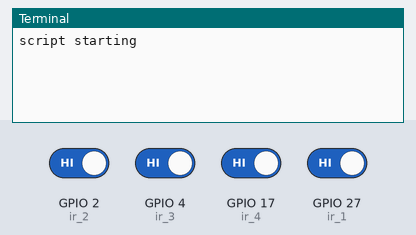
Simulated run of this program. Board: Raspberry Pi (BCM pin numbers). Parts: the last lines printed to the terminal. The test bench sets the inputs (shaded band); at power-on: GPIO 2 (ir_2), GPIO 4 (ir_3), GPIO 17 (ir_4), GPIO 27 (ir_1) HIGH.

Above: at 1.2 s.
1.3 s: GPIO 2 (ir_2) driven LOW
At 1.9 s:
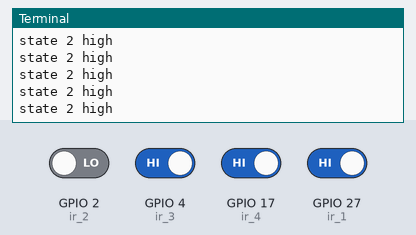
2.8 s: GPIO 4 (ir_3) driven LOW
At 3.4 s:
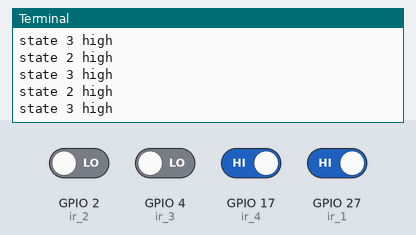
4.3 s: GPIO 17 (ir_4) driven LOW
5.8 s: GPIO 27 (ir_1) driven LOW
Timing chart, 0 to 6.2 s (numbered marks = the images above; inputs shaded):
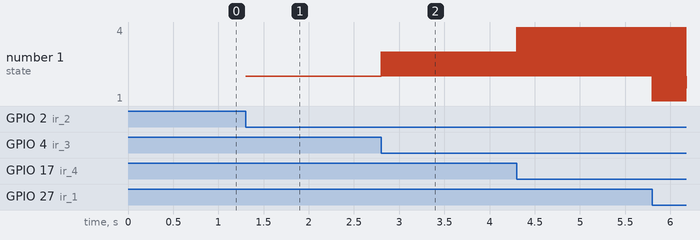

Measured:
- after the input at 1.3 s, the terminal: prints a new line at once (image 1)
- after the input at 2.8 s, the terminal: prints a new line at once (image 2)
- plotted number 1: 2 → 3 after the input at 2.8 s, 3 → 4 after the input at 4.3 s, 4 → 1 after the input at 5.8 s

The program:

ir_test.py
```python
import RPi.GPIO as GPIO

#  This allows us use the numbers printed on the board to refrence the pin to be used.
GPIO.setmode(GPIO.BCM)

# GPIO pin setup
GPIO.setwarnings(False)


#  Initializing IR sensors one and two
GPIO.setmode(GPIO.BCM)

ir_2, ir_1, ir_3, ir_4 = 2, 27, 4, 17

GPIO.setup(ir_1, GPIO.IN)
GPIO.setup(ir_2, GPIO.IN)
GPIO.setup(ir_3, GPIO.IN)
GPIO.setup(ir_4, GPIO.IN)


print("script starting")

while True:
	state1= GPIO.input(ir_1)
	state2 = GPIO.input(ir_2)
	state3 = GPIO.input(ir_3)
	state4 = GPIO.input(ir_4)

	if state1 == 0:
		print("state 1 high")

	if state2 == 0:
		print("state 2 high")

	if state3 == 0:
		print("state 3 high")

	if state4 == 0:
		print("state 4 high")
```
